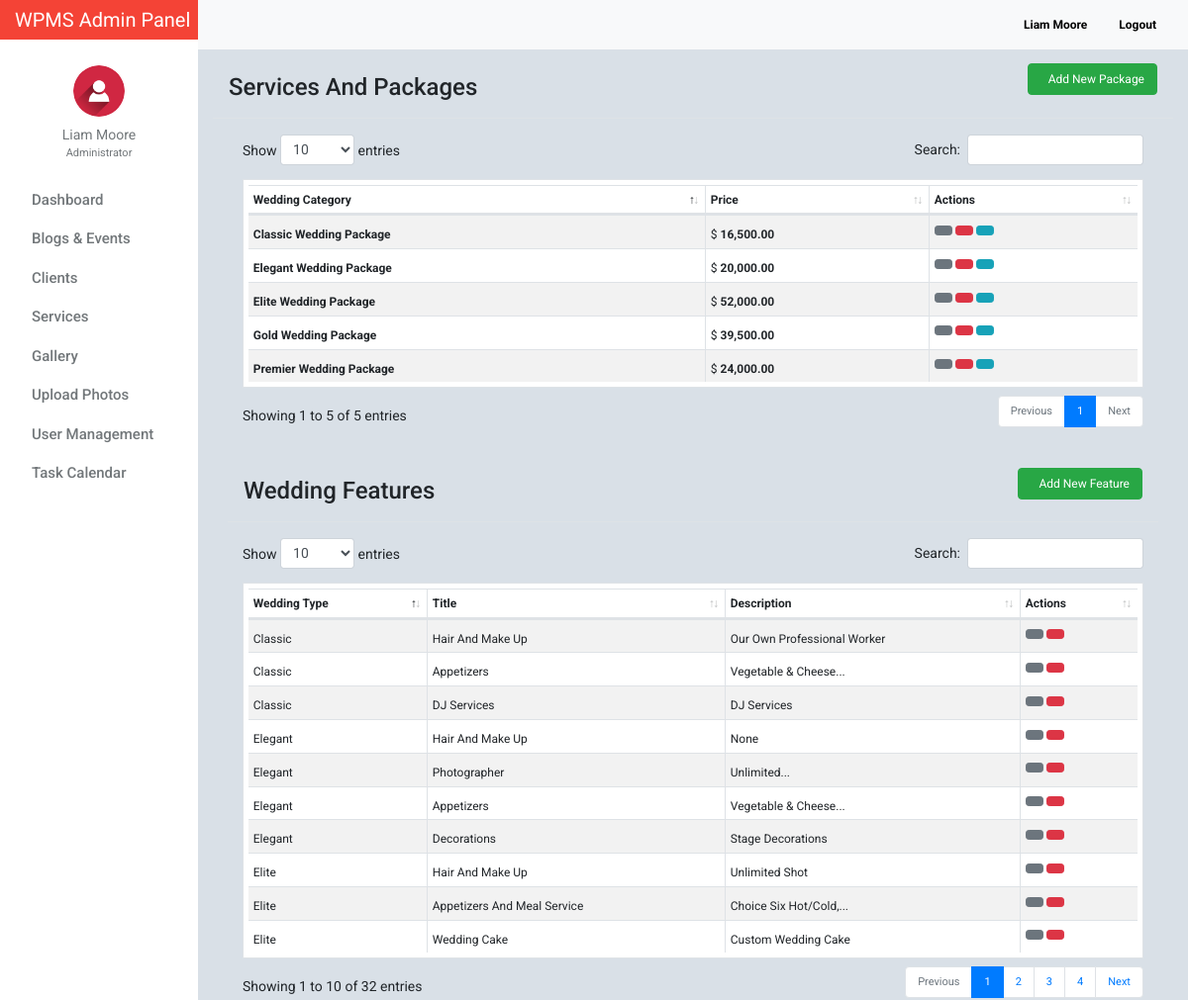
Screenshot of /admin/service_list.php (signed in) with the database file from the repository.
### tables this page shows
CREATE TABLE `tblusers` (
  `id` int(11) NOT NULL,
  `firstname` varchar(32) NOT NULL,
  `lastname` varchar(32) NOT NULL,
  `gender` enum('m','f') NOT NULL,
  `username` varchar(50) NOT NULL,
  `password` varchar(50) NOT NULL,
  `email` varchar(100) NOT NULL,
  `designation` varchar(100) NOT NULL,
  `address` text NOT NULL,
  `access_level` enum('0','1','2') NOT NULL,
  `profile_picture` varchar(100) NOT NULL,
  `date_created` varchar(100) NOT NULL
);

CREATE TABLE `tbl_features` (
  `feature_id` int(11) NOT NULL,
  `category_id` int(11) NOT NULL,
  `title` varchar(100) NOT NULL,
  `description` text NOT NULL
);

CREATE TABLE `tblweddingcategories` (
  `id` int(11) NOT NULL,
  `wedding_type` varchar(100) NOT NULL,
  `price` decimal(10,2) NOT NULL,
  `preview_image` text NOT NULL
);

### admin/include/database.php (called while the page is built, shortened)
<?php
class Database
{
    public $connection;
    public function open_connection()
    {
        $this->connection = mysqli_connect(DB_HOST, DB_USER, DB_PASS, DB_NAME);
    }
    public function query($sql)
    {
        $result = mysqli_query($this->connection, $sql);
        return $result;
    }
}
$db = new Database();
?>

### admin/include/db_object.php (called while the page is built, shortened)
<?php
class DB_Object
{
    public static function find_all() {
        return static::find_by_query("SELECT * FROM " . static::$db_table . " ORDER BY id DESC");
    }
    public static function find_by_id($id) {
        $the_result_array = static::find_by_query("SELECT * FROM " . static::$db_table . " WHERE id = $id ORDER BY id DESC  LIMIT 1 ");
        return !empty($the_result_array) ? array_shift($the_result_array) : false;
    }
    public static function find_by_query($sql) {
        global $db;
        $result_set = $db->query($sql);
        $the_object_array = array();
        while($row = mysqli_fetch_array($result_set)) {
            $the_object_array[] = static::instantiation($row);
        }
        return $the_object_array;
    }
    public static function instantiation($the_record){
        $the_object = new $calling_class;
        foreach($the_record as $the_attribute => $value)
        {
            if($the_object->has_the_attribute($the_attribute)) {
                $the_object->$the_attribute = $value;
            }
        }
        return $the_object;
    }
    private function has_the_attribute($the_attribute) {
        $object_properties = get_object_vars($this);
        return array_key_exists($the_attribute, $object_properties);
    }
}
?>

### admin/include/Users.php (called while the page is built, shortened)
<?php
class Users extends DB_Object
{
    public $profile_picture;
    public $upload_directory = "upload/users";
    public $image_placeholder = "http://placehold.it/64x64&text=images";
    public function profile_picture_picture() {
        return empty($this->profile_picture) ? $this->image_placeholder : $this->upload_directory. '/' .$this->profile_picture;
    }
}
?>

### admin/include/Features.php (called while the page is built, shortened)
<?php
class Features extends DB_Object
{
    public static function getAllfeatures() {
    	global $db;
    	$sql = "SELECT * FROM tbl_features INNER JOIN tblweddingcategories ON tbl_features.category_id = tblweddingcategories.id";
    	$result_set = $db->query($sql);
        $the_object_array = array();
        while($row = mysqli_fetch_array($result_set)) {
            $the_object_array[] = static::instantiation($row);
        }
        return $the_object_array;
    }
}
?>

### admin/include/Helper.php (called while the page is built, shortened)
<?php
function trim_body($text, $max_length = 30, $tail = '...') {
    $tail_len = strlen($tail);
    if (strlen($text) >  $max_length) {
        $tmp_text = substr($text, 0, $max_length - $tail_len);
        if (substr($text, $max_length - $tail_len, 1) == ' ') {
            $text = $tmp_text;
        } else {
            $pos = strrpos($tmp_text, ' ');
            $text = substr($text, 0, $pos);
        }
        $text = $text . $tail;
    }
    return $text;
}

### admin/service_list.php (the view, shortened to what this page needs)
<?php
     $category = Category::find_all();
     $features = Features::getAllfeatures();
?>
<?php $users_profile = Users::find_by_id($_SESSION['id']); ?>
<!doctype html>
<html lang="en">
<head>
    <link href="css/bootstrap.min.css" rel="stylesheet">
    <link href="css/dashboard.css" rel="stylesheet">
    <link href="css/dataTables.bootstrap4.min.css" rel="stylesheet">
    <link rel="stylesheet" type="text/css"
          href="https://cdn.materialdesignicons.com/2.1.19/css/materialdesignicons.min.css">
</head>
<body>
<?php include_once 'include/sidebar.php'; ?>
<div class="d-flex justify-content-between flex-wrap flex-md-nowrap align-items-center pb-2 mb-3 border-bottom">
    <h4 class="h4 mt-4 ml-3">Services And Packages</h4>
     <div class="btn-toolbar mb-2 mb-md-0">
        <div class="btn-group mr-2">
            <a class="btn btn-md btn-success mr-2" style="font-size: 12px;" href="package_add.php"><i class="mdi mdi-buffer mr-2"></i> Add New Package</a>
        </div>
    </div>
</div>
        <div class="col-md-12">
            <table id="example" class="table table-striped table-hover table-bordered table-sm" cellspacing="0" width="100%" style="background: white;padding: 5px">
                <thead>
                    <tr>
                        <th>Wedding Category</th>
                        <th>Price</th>
                        <th>Actions</th>
                    </tr>
                </thead>
                <tbody>
                    <?php foreach ($category as $category_row) : ?>
                    <tr>
                        <td class="special"><b><?= $category_row->wedding_type . ' Wedding Package';?></b></td>
                        <td class="special">$ <b><?= number_format($category_row->price, 2);?></b></td>
                        <td>
                            <a href="package_edit.php?id=<?= $category_row->id; ?>" class="btn btn-secondary btn-sm" data-toggle="tooltip" data-placement="top" title="Edit This Package">
                                <i class="mdi mdi-pen"></i></a>
                            <a href="package_delete.php?id=<?= $category_row->id; ?>" class="btn btn-danger btn-sm" data-toggle="tooltip" data-placement="top" title="Delete This Package"><i class="mdi mdi-delete"></i></a>
                            <button type="button" name="view" value="view" id="<?= $category_row->id; ?>" class="btn btn-info btn-sm view_data">
                            </button>
                        </td>
                    </tr>
                <?php endforeach; ?>
                </tbody>
            </table>
        </div>
        <div class="col-md-12 mt-4">
            <div class="d-flex justify-content-between flex-wrap flex-md-nowrap align-items-center pb-2 mb-3 border-bottom">
                <h4 class="h4 mt-4 ml-3">Wedding Features</h4>
                 <div class="btn-toolbar mb-2 mb-md-0">
                    <div class="btn-group mr-2">
                        <a class="btn btn-md btn-success mr-2" style="font-size: 12px;" href="feature_add.php"><i class="mdi mdi-clipboard-outline mr-2"></i> Add New Feature</a>
                    </div>
                </div>
            </div>
           <table id="features" class="table table-striped table-hover table-bordered table-sm" cellspacing="0" width="100%" style="background: white;padding: 5px;">
                <thead>
                    <tr>
                        <th>Wedding Type</th>
                        <th>Title</th>
                        <th>Description</th>
                        <th>Actions</th>
                    </tr>
                </thead>
                <tbody>
                    <?php foreach ($features as $features_row) : ?>
                    <tr>
                        <td class="special"><?= $features_row->wedding_type;?></td>
                        <td class="special"><?= $features_row->title;?></td>
                        <td class="special"><?= trim_body($features_row->description);?></td>
                        <td>
                            <a href="feature_edit.php?id=<?= $features_row->feature_id; ?>" class="btn btn-secondary btn-sm" data-toggle="tooltip" data-placement="top" title="Edit This feature">
                                <i class="mdi mdi-pen"></i></a>
                            <a href="feature_delete.php?id=<?= $features_row->feature_id; ?>" class="btn btn-danger btn-sm" data-toggle="tooltip" data-placement="top" title="Delete This feature"><i class="mdi mdi-delete"></i></a>
                        </td>
                    </tr>
                <?php endforeach; ?>
                </tbody>
            </table>
        </div>
</main>
</div>
</div>
</body>
</html>

### admin/include/sidebar.php (shortened to what this page needs)
<nav class="navbar sticky-top p-0" style="width: 16.7%;background-color: #f44336;">
    <a class="navbar-brand col-sm-3 col-md-2 mr-0" style="color:white;" href="dashboard.php">
        WPMS Admin Panel
    </a>
</nav>
<div class="container-fluid">
    <div class="row">
        <nav class="col-md-2 d-none d-md-block bg-light sidebar">
            <div class="sidebar-sticky">
                <ul class="nav flex-column">
                    <li class="nav-item mt-3">
                        <div class="text-center">
                            <a href="users_profile.php" class="user-button">
                                <img src="<?= $users_profile->profile_picture_picture(); ?>" class="img-fluid rounded-circle" width="52" height="52" alt="">
                                <div class="user-profile"><?= $users_profile->firstname . ' ' . $users_profile->lastname; ?></div>
                            </a>
                                <div class="text-center mt-0" style="font-size: 11px;color:#72777a;">
                                    <?= ($users_profile->designation == 0) ? 'Administrator' : 'Moderator'; ?>
                                </div>
                        </div>
                    </li>
                    <li class="nav-item"><div class="dropdown-divider"></div></li>
                    <li class="nav-item">
                        <a class="nav-link" href="dashboard.php">
                            Dashboard <span class="sr-only">(current)</span>
                        </a>
                    </li>
                    <li class="nav-item"><div class="dropdown-divider"></div></li>
                    <li class="nav-item">
                        <a class="nav-link" href="blog_events.php">
                            Blogs &amp; Events
                        </a>
                    </li>
                    <li class="nav-item"><div class="dropdown-divider"></div></li>
                    <li class="nav-item">
                        <a class="nav-link" href="client.php" >
                            Clients
                        </a>
                    </li>
                    <li class="nav-item"><div class="dropdown-divider"></div></li>
                    <li class="nav-item">
                        <a class="nav-link" href="service_list.php">
                            Services
                        </a>
                    </li>
                    <li class="nav-item"><div class="dropdown-divider"></div></li>
                    <li class="nav-item">
                        <a class="nav-link" href="photos_view.php">
                            Gallery
                        </a>
                    </li>
                    <li class="nav-item"><div class="dropdown-divider"></div></li>
                    <li class="nav-item">
                        <a class="nav-link" href="photos_add.php">
                            Upload Photos
                        </a>
                    </li>
                    <li class="nav-item"><div class="dropdown-divider"></div></li>
                    <li class="nav-item">
                        <a class="nav-link" href="users.php">
                            User Management
                        </a>
                    </li>
                    <li class="nav-item"><div class="dropdown-divider"></div></li>
                    <li class="nav-item">
                        <a class="nav-link" href="task_all_calendar.php">
                            Task Calendar
                        </a>
                    </li>
                </ul>
            </div>
        </nav>
        <main role="main" class="col-md-9 ml-sm-auto col-lg-10" style="margin-top: -40px;z-index: 999">
            <nav class="navbar navbar-expand-lg navbar-light bg-light" style="margin-left:-15px;margin-right: -15px;">
                <div class="form-inline my-2 my-lg-0">
                    <a class="nav-link" href="users_profile.php"><b><?= ucfirst($users_profile->firstname) . ' ' . ucfirst($users_profile->lastname); ?></b></a>
                    <a class="nav-link" href="logout.php"><b><i class="mdi mdi-logout" style="color: #f44336!important;"></i> Logout</b></a>
                </div>
            </nav>

### admin/css/dashboard.css (style rules this page uses)
body { font-size: .875rem; font-family: 'Roboto', 'Segoe UI',sans-serif; background: #D9E0E7; }
.sidebar { position: fixed; top: 0; bottom: 0; left: 0; z-index: 100; padding: 0; box-shadow: inset -1px 0 0 rgba(0, 0, 0, .1); background-color: #fff; }
.sidebar-sticky { position: -webkit-sticky; position: sticky; top: 40px; height: calc(100vh - 48px); height: 100% !important; padding-top: 2.5rem; overflow-x: hidden; overflow-y: auto; background-color: #fff; }
.sidebar .nav-link { font-weight: 500; color: #72777a; font-size: 15px; text-transform: capitalize; transition: all 2s linear; font-family: 'Roboto', sans-serif; }
.nav.flex-column li.nav-item:nth-child(2) { margin-top:10px; }
.user-profile { color: #72777a; margin-top: 8px; }
img.img-fluid.rounded-circle { margin-top: 10px; }
.form-inline.my-2.my-lg-0 a.nav-link { color: black; font-size: 12px; }
.dropdown-divider { border-top: 1px solid #fff; }
.nav.flex-column a.nav-link { padding: .0rem 1rem; }
.user-profile { text-transform: capitalize; }
.btn-group.mr-2 { border-top-right-radius: 0 !important; border-left-right-radius: 0 !important; }

### admin/service_list.php (style rules this page uses)
table.table.table-striped.table-bordered.table-sm { font-size:12px; }
td.special { padding-top: 10px; text-transform: capitalize; }

### rows the page displays
tblusers: profile_picture (picture), firstname "Liam", lastname "Moore"
tbl_features: tblweddingcategories.wedding_type "Elegant", title "Hair And Make Up", description "None"
tbl_features: tblweddingcategories.wedding_type "Elegant", title "Photographer", description "Unlimited..."
tbl_features: tblweddingcategories.wedding_type "Elite", title "Hair And Make Up", description "Unlimited Shot"
tbl_features: tblweddingcategories.wedding_type "Elite", title "Appetizers And Meal Service", description "Choice Six Hot/Cold,..."
tbl_features: tblweddingcategories.wedding_type "Classic", title "Hair And Make Up", description "Our Own Professional Worker"
tbl_features: tblweddingcategories.wedding_type "Elite", title "Wedding Cake", description "Custom Wedding Cake"
tbl_features: tblweddingcategories.wedding_type "Classic", title "Appetizers", description "Vegetable & Cheese..."
tbl_features: tblweddingcategories.wedding_type "Classic", title "DJ Services", description "DJ Services"
tbl_features: tblweddingcategories.wedding_type "Elegant", title "Appetizers", description "Vegetable & Cheese..."
tbl_features: tblweddingcategories.wedding_type "Elegant", title "Decorations", description "Stage Decorations"

### other values shown
$category_row->wedding_type "Elite"
$category_row->price "52,000.00"
$category_row->wedding_type "Gold"
$category_row->price "39,500.00"
$category_row->wedding_type "Premier"
$category_row->price "24,000.00"
$category_row->wedding_type "Elegant"
$category_row->price "20,000.00"
$category_row->wedding_type "Classic"
$category_row->price "16,500.00"
